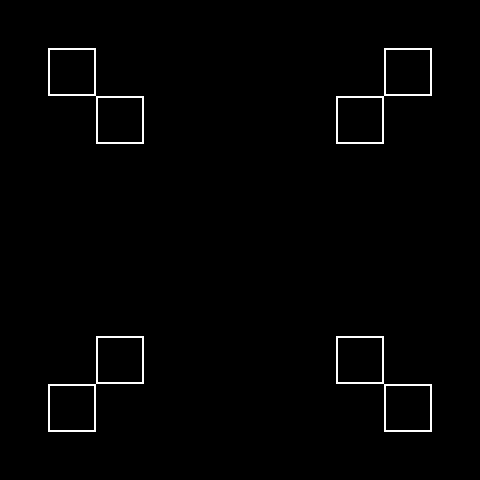

Rendered tile map (Tiled .tmx) drawn with the repository's tilesets; below, a short description and the full map source, tile grids included:
An orthogonal 30x30 tile map with 16x16 px tiles, 1 tile layer (Layer) and 8 objects.

<map version="1.0" orientation="orthogonal" renderorder="right-down" width="30" height="30" tilewidth="16" tileheight="16" nextobjectid="9">
 <tileset firstgid="1" name="Terrain" tilewidth="16" tileheight="16" tilecount="9" columns="3">
  <image source="../Spritesheets/Terrain.png" trans="ff00ff" width="48" height="48" />
 </tileset>
 <layer name="Layer" width="30" height="30">
  <data encoding="csv">
5,5,5,5,5,5,5,5,5,5,5,5,5,5,5,5,5,5,5,5,5,5,5,5,5,5,5,5,5,5,
5,5,5,5,5,5,5,5,5,5,5,5,5,5,5,5,5,5,5,5,5,5,5,5,5,5,5,5,5,5,
5,5,5,5,5,5,5,5,5,5,5,5,5,5,5,5,5,5,5,5,5,5,5,5,5,5,5,5,5,5,
5,5,5,1,2,3,5,5,5,5,5,5,5,5,5,5,5,5,5,5,5,5,5,5,1,2,3,5,5,5,
5,5,5,4,5,6,5,5,5,5,5,5,5,5,5,5,5,5,5,5,5,5,5,5,4,5,6,5,5,5,
5,5,5,7,8,9,5,5,5,5,5,5,5,5,5,5,5,5,5,5,5,5,5,5,7,8,9,5,5,5,
5,5,5,5,5,5,1,2,3,5,5,5,5,5,5,5,5,5,5,5,5,1,2,3,5,5,5,5,5,5,
5,5,5,5,5,5,4,5,6,5,5,5,5,5,5,5,5,5,5,5,5,4,5,6,5,5,5,5,5,5,
5,5,5,5,5,5,7,8,9,5,5,5,5,5,5,5,5,5,5,5,5,7,8,9,5,5,5,5,5,5,
5,5,5,5,5,5,5,5,5,5,5,5,5,5,5,5,5,5,5,5,5,5,5,5,5,5,5,5,5,5,
5,5,5,5,5,5,5,5,5,5,5,5,5,5,5,5,5,5,5,5,5,5,5,5,5,5,5,5,5,5,
5,5,5,5,5,5,5,5,5,5,5,5,5,5,5,5,5,5,5,5,5,5,5,5,5,5,5,5,5,5,
5,5,5,5,5,5,5,5,5,5,5,5,5,5,5,5,5,5,5,5,5,5,5,5,5,5,5,5,5,5,
5,5,5,5,5,5,5,5,5,5,5,5,5,5,5,5,5,5,5,5,5,5,5,5,5,5,5,5,5,5,
5,5,5,5,5,5,5,5,5,5,5,5,5,5,5,5,5,5,5,5,5,5,5,5,5,5,5,5,5,5,
5,5,5,5,5,5,5,5,5,5,5,5,5,5,5,5,5,5,5,5,5,5,5,5,5,5,5,5,5,5,
5,5,5,5,5,5,5,5,5,5,5,5,5,5,5,5,5,5,5,5,5,5,5,5,5,5,5,5,5,5,
5,5,5,5,5,5,5,5,5,5,5,5,5,5,5,5,5,5,5,5,5,5,5,5,5,5,5,5,5,5,
5,5,5,5,5,5,5,5,5,5,5,5,5,5,5,5,5,5,5,5,5,5,5,5,5,5,5,5,5,5,
5,5,5,5,5,5,5,5,5,5,5,5,5,5,5,5,5,5,5,5,5,5,5,5,5,5,5,5,5,5,
5,5,5,5,5,5,5,5,5,5,5,5,5,5,5,5,5,5,5,5,5,5,5,5,5,5,5,5,5,5,
5,5,5,5,5,5,1,2,3,5,5,5,5,5,5,5,5,5,5,5,5,1,2,3,5,5,5,5,5,5,
5,5,5,5,5,5,4,5,6,5,5,5,5,5,5,5,5,5,5,5,5,4,5,6,5,5,5,5,5,5,
5,5,5,5,5,5,7,8,9,5,5,5,5,5,5,5,5,5,5,5,5,7,8,9,5,5,5,5,5,5,
5,5,5,1,2,3,5,5,5,5,5,5,5,5,5,5,5,5,5,5,5,5,5,5,1,2,3,5,5,5,
5,5,5,4,5,6,5,5,5,5,5,5,5,5,5,5,5,5,5,5,5,5,5,5,4,5,6,5,5,5,
5,5,5,7,8,9,5,5,5,5,5,5,5,5,5,5,5,5,5,5,5,5,5,5,7,8,9,5,5,5,
5,5,5,5,5,5,5,5,5,5,5,5,5,5,5,5,5,5,5,5,5,5,5,5,5,5,5,5,5,5,
5,5,5,5,5,5,5,5,5,5,5,5,5,5,5,5,5,5,5,5,5,5,5,5,5,5,5,5,5,5,
5,5,5,5,5,5,5,5,5,5,5,5,5,5,5,5,5,5,5,5,5,5,5,5,5,5,5,5,5,5
</data>
 </layer>
 <objectgroup name="Collisions">
  <object id="1" x="48" y="48" width="48" height="48" />
  <object id="2" x="96" y="96" width="48" height="48" />
  <object id="3" x="336" y="96" width="48" height="48" />
  <object id="4" x="384" y="48" width="48" height="48" />
  <object id="5" x="96" y="336" width="48" height="48" />
  <object id="6" x="48" y="384" width="48" height="48" />
  <object id="7" x="336" y="336" width="48" height="48" />
  <object id="8" x="384" y="384" width="48" height="48" />
 </objectgroup>
</map>